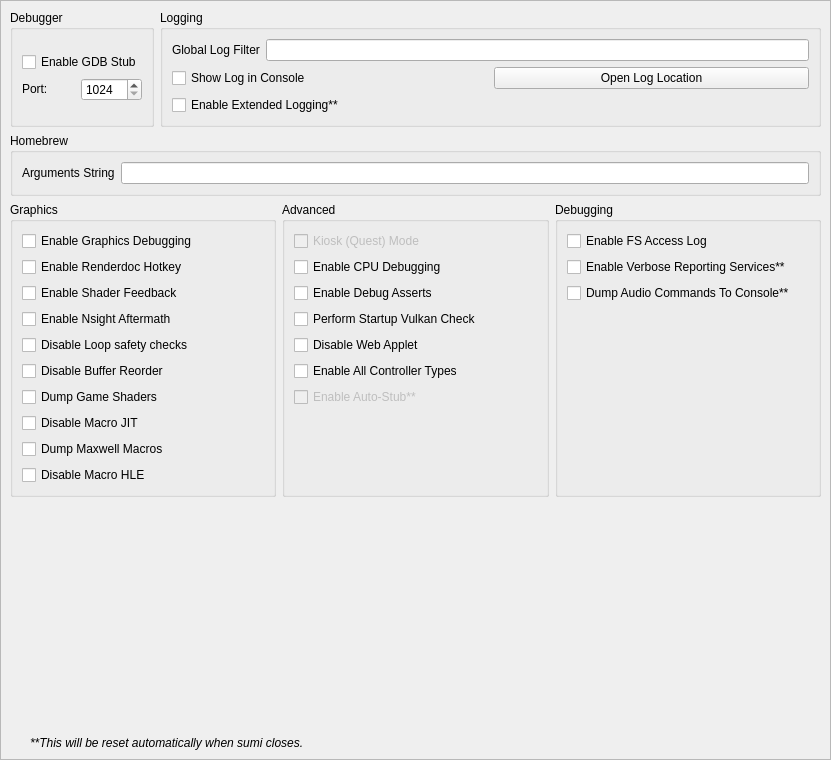
<?xml version="1.0" encoding="UTF-8"?>
<ui version="4.0">
    <class>ConfigureDebug</class>
    <widget class="QScrollArea" name="ConfigureDebug">
        <property name="geometry">
            <rect>
                <x>0</x>
                <y>0</y>
                <width>831</width>
                <height>760</height>
            </rect>
        </property>
        <property name="widgetResizable">
            <bool>true</bool>
        </property>
        <widget class="QWidget" name="widget">
            <property name="geometry">
                <rect>
                    <x>0</x>
                    <y>0</y>
                    <width>842</width>
                    <height>741</height>
                </rect>
            </property>
            <layout class="QVBoxLayout" name="verticalLayout_1">
                <item>
                    <layout class="QHBoxLayout" name="horizontalLayout">
                        <property name="topMargin">
                            <number>0</number>
                        </property>
                        <item>
                            <widget class="QGroupBox" name="groupBox">
                                <property name="sizePolicy">
                                    <sizepolicy hsizetype="Preferred" vsizetype="Preferred">
                                        <horstretch>0</horstretch>
                                        <verstretch>0</verstretch>
                                    </sizepolicy>
                                </property>
                                <property name="title">
                                    <string>Debugger</string>
                                </property>
                                <property name="alignment">
                                    <set>Qt::AlignLeading|Qt::AlignLeft|Qt::AlignTop</set>
                                </property>
                                <property name="flat">
                                    <bool>false</bool>
                                </property>
                                <property name="checkable">
                                    <bool>false</bool>
                                </property>
                                <layout class="QVBoxLayout" name="verticalLayout_3">
                                    <item>
                                        <widget class="QWidget" name="debug_widget" native="true">
                                            <property name="sizePolicy">
                                                <sizepolicy hsizetype="Preferred"
                                                    vsizetype="Maximum">
                                                    <horstretch>0</horstretch>
                                                    <verstretch>0</verstretch>
                                                </sizepolicy>
                                            </property>
                                            <layout class="QVBoxLayout" name="verticalLayout">
                                                <property name="sizeConstraint">
                                                    <enum>QLayout::SetDefaultConstraint</enum>
                                                </property>
                                                <property name="leftMargin">
                                                    <number>0</number>
                                                </property>
                                                <property name="topMargin">
                                                    <number>0</number>
                                                </property>
                                                <property name="rightMargin">
                                                    <number>0</number>
                                                </property>
                                                <property name="bottomMargin">
                                                    <number>0</number>
                                                </property>
                                                <item>
                                                    <widget class="QCheckBox" name="toggle_gdbstub">
                                                        <property name="sizePolicy">
                                                            <sizepolicy hsizetype="Maximum"
                                                                vsizetype="Maximum">
                                                                <horstretch>0</horstretch>
                                                                <verstretch>0</verstretch>
                                                            </sizepolicy>
                                                        </property>
                                                        <property name="text">
                                                            <string>Enable GDB Stub</string>
                                                        </property>
                                                    </widget>
                                                </item>
                                                <item>
                                                    <widget class="QWidget"
                                                        name="horizontalWidget_3" native="true">
                                                        <property name="sizePolicy">
                                                            <sizepolicy hsizetype="Preferred"
                                                                vsizetype="Maximum">
                                                                <horstretch>0</horstretch>
                                                                <verstretch>0</verstretch>
                                                            </sizepolicy>
                                                        </property>
                                                        <layout class="QHBoxLayout"
                                                            name="horizontalLayout_3">
                                                            <property name="leftMargin">
                                                                <number>0</number>
                                                            </property>
                                                            <property name="topMargin">
                                                                <number>0</number>
                                                            </property>
                                                            <property name="rightMargin">
                                                                <number>0</number>
                                                            </property>
                                                            <property name="bottomMargin">
                                                                <number>0</number>
                                                            </property>
                                                            <item>
                                                                <widget class="QLabel"
                                                                    name="label_11">
                                                                    <property name="sizePolicy">
                                                                        <sizepolicy
                                                                            hsizetype="Minimum"
                                                                            vsizetype="Maximum">
                                                                            <horstretch>0</horstretch>
                                                                            <verstretch>0</verstretch>
                                                                        </sizepolicy>
                                                                    </property>
                                                                    <property name="text">
                                                                        <string>Port:</string>
                                                                    </property>
                                                                </widget>
                                                            </item>
                                                            <item>
                                                                <widget class="QSpinBox"
                                                                    name="gdbport_spinbox">
                                                                    <property name="sizePolicy">
                                                                        <sizepolicy
                                                                            hsizetype="Preferred"
                                                                            vsizetype="Maximum">
                                                                            <horstretch>0</horstretch>
                                                                            <verstretch>0</verstretch>
                                                                        </sizepolicy>
                                                                    </property>
                                                                    <property name="minimum">
                                                                        <number>1024</number>
                                                                    </property>
                                                                    <property name="maximum">
                                                                        <number>65535</number>
                                                                    </property>
                                                                </widget>
                                                            </item>
                                                        </layout>
                                                    </widget>
                                                </item>
                                            </layout>
                                        </widget>
                                    </item>
                                </layout>
                            </widget>
                        </item>
                        <item>
                            <widget class="QGroupBox" name="groupBox_2">
                                <property name="sizePolicy">
                                    <sizepolicy hsizetype="Expanding" vsizetype="Preferred">
                                        <horstretch>0</horstretch>
                                        <verstretch>0</verstretch>
                                    </sizepolicy>
                                </property>
                                <property name="title">
                                    <string>Logging</string>
                                </property>
                                <layout class="QGridLayout" name="gridLayout_1">
                                    <item row="1" column="1">
                                        <widget class="QPushButton" name="open_log_button">
                                            <property name="text">
                                                <string>Open Log Location</string>
                                            </property>
                                        </widget>
                                    </item>
                                    <item row="0" column="0" colspan="2">
                                        <widget class="QWidget" name="logging_widget" native="true">
                                            <property name="sizePolicy">
                                                <sizepolicy hsizetype="Preferred"
                                                    vsizetype="Maximum">
                                                    <horstretch>0</horstretch>
                                                    <verstretch>0</verstretch>
                                                </sizepolicy>
                                            </property>
                                            <layout class="QHBoxLayout" name="horizontalLayout_1">
                                                <property name="leftMargin">
                                                    <number>0</number>
                                                </property>
                                                <property name="topMargin">
                                                    <number>0</number>
                                                </property>
                                                <property name="rightMargin">
                                                    <number>0</number>
                                                </property>
                                                <property name="bottomMargin">
                                                    <number>0</number>
                                                </property>
                                                <item>
                                                    <widget class="QLabel" name="label_1">
                                                        <property name="sizePolicy">
                                                            <sizepolicy hsizetype="Preferred"
                                                                vsizetype="Preferred">
                                                                <horstretch>0</horstretch>
                                                                <verstretch>0</verstretch>
                                                            </sizepolicy>
                                                        </property>
                                                        <property name="text">
                                                            <string>Global Log Filter</string>
                                                        </property>
                                                    </widget>
                                                </item>
                                                <item>
                                                    <widget class="QLineEdit" name="log_filter_edit" />
                                                </item>
                                            </layout>
                                        </widget>
                                    </item>
                                    <item row="2" column="0">
                                        <widget class="QCheckBox" name="extended_logging">
                                            <property name="enabled">
                                                <bool>true</bool>
                                            </property>
                                            <property name="toolTip">
                                                <string>When checked, the max size of the log
                                                    increases from 100 MB to 1 GB</string>
                                            </property>
                                            <property name="text">
                                                <string>Enable Extended Logging**</string>
                                            </property>
                                        </widget>
                                    </item>
                                    <item row="1" column="0">
                                        <widget class="QCheckBox" name="toggle_console">
                                            <property name="text">
                                                <string>Show Log in Console</string>
                                            </property>
                                        </widget>
                                    </item>
                                </layout>
                            </widget>
                        </item>
                    </layout>
                </item>
                <item>
                    <widget class="QGroupBox" name="groupBox_3">
                        <property name="title">
                            <string>Homebrew</string>
                        </property>
                        <layout class="QVBoxLayout" name="verticalLayout_5">
                            <item>
                                <layout class="QHBoxLayout" name="horizontalLayout_4">
                                    <item>
                                        <widget class="QLabel" name="label_3">
                                            <property name="text">
                                                <string>Arguments String</string>
                                            </property>
                                        </widget>
                                    </item>
                                    <item>
                                        <widget class="QLineEdit" name="homebrew_args_edit" />
                                    </item>
                                </layout>
                            </item>
                        </layout>
                    </widget>
                </item>
                <item>
                    <layout class="QHBoxLayout" name="horizontalLayout_2">
                        <item>
                            <widget class="QGroupBox" name="groupBox_4">
                                <property name="title">
                                    <string>Graphics</string>
                                </property>
                                <layout class="QGridLayout" name="gridLayout_2">
                                    <item row="4" column="0">
                                        <widget class="QCheckBox" name="disable_loop_safety_checks">
                                            <property name="toolTip">
                                                <string>When checked, it executes shaders without
                                                    loop logic changes</string>
                                            </property>
                                            <property name="text">
                                                <string>Disable Loop safety checks</string>
                                            </property>
                                        </widget>
                                    </item>
                                    <item row="8" column="0">
                                        <widget class="QCheckBox" name="dump_macros">
                                            <property name="enabled">
                                                <bool>true</bool>
                                            </property>
                                            <property name="toolTip">
                                                <string>When checked, it will dump all the macro
                                                    programs of the GPU</string>
                                            </property>
                                            <property name="text">
                                                <string>Dump Maxwell Macros</string>
                                            </property>
                                        </widget>
                                    </item>
                                    <item row="3" column="0">
                                        <widget class="QCheckBox" name="enable_nsight_aftermath">
                                            <property name="toolTip">
                                                <string>When checked, it enables Nsight Aftermath
                                                    crash dumps</string>
                                            </property>
                                            <property name="text">
                                                <string>Enable Nsight Aftermath</string>
                                            </property>
                                        </widget>
                                    </item>
                                    <item row="6" column="0">
                                        <widget class="QCheckBox" name="dump_shaders">
                                            <property name="enabled">
                                                <bool>true</bool>
                                            </property>
                                            <property name="toolTip">
                                                <string>When checked, it will dump all the original
                                                    assembler shaders from the disk shader cache or
                                                    game as found</string>
                                            </property>
                                            <property name="text">
                                                <string>Dump Game Shaders</string>
                                            </property>
                                        </widget>
                                    </item>
                                    <item row="1" column="0">
                                        <widget class="QCheckBox" name="enable_renderdoc_hotkey">
                                            <property name="text">
                                                <string>Enable Renderdoc Hotkey</string>
                                            </property>
                                        </widget>
                                    </item>
                                    <item row="7" column="0">
                                        <widget class="QCheckBox" name="disable_macro_jit">
                                            <property name="enabled">
                                                <bool>true</bool>
                                            </property>
                                            <property name="toolTip">
                                                <string>When checked, it disables the macro Just In
                                                    Time compiler. Enabling this makes games run
                                                    slower</string>
                                            </property>
                                            <property name="text">
                                                <string>Disable Macro JIT</string>
                                            </property>
                                        </widget>
                                    </item>
                                    <item row="9" column="0">
                                        <widget class="QCheckBox" name="disable_macro_hle">
                                            <property name="enabled">
                                                <bool>true</bool>
                                            </property>
                                            <property name="toolTip">
                                                <string>When checked, it disables the macro HLE
                                                    functions. Enabling this makes games run slower</string>
                                            </property>
                                            <property name="text">
                                                <string>Disable Macro HLE</string>
                                            </property>
                                        </widget>
                                    </item>
                                    <item row="0" column="0">
                                        <widget class="QCheckBox" name="enable_graphics_debugging">
                                            <property name="enabled">
                                                <bool>true</bool>
                                            </property>
                                            <property name="toolTip">
                                                <string>When checked, the graphics API enters a
                                                    slower debugging mode</string>
                                            </property>
                                            <property name="text">
                                                <string>Enable Graphics Debugging</string>
                                            </property>
                                        </widget>
                                    </item>
                                    <item row="10" column="0">
                                        <spacer name="verticalSpacer_5">
                                            <property name="orientation">
                                                <enum>Qt::Vertical</enum>
                                            </property>
                                            <property name="sizeType">
                                                <enum>QSizePolicy::Preferred</enum>
                                            </property>
                                            <property name="sizeHint" stdset="0">
                                                <size>
                                                    <width>20</width>
                                                    <height>0</height>
                                                </size>
                                            </property>
                                        </spacer>
                                    </item>
                                    <item row="2" column="0">
                                        <widget class="QCheckBox" name="enable_shader_feedback">
                                            <property name="toolTip">
                                                <string>When checked, sumi will log statistics about
                                                    the compiled pipeline cache</string>
                                            </property>
                                            <property name="text">
                                                <string>Enable Shader Feedback</string>
                                            </property>
                                        </widget>
                                    </item>
                                    <item row="5" column="0">
                                        <widget class="QCheckBox" name="disable_buffer_reorder">
                                            <property name="toolTip">
                                                <string>&lt;html&gt;&lt;head/&gt;&lt;body&gt;&lt;p&gt;When
                                                    checked, disables reordering of mapped memory
                                                    uploads which allows to associate uploads with
                                                    specific draws. May reduce performance in some
                                                    cases.&lt;/p&gt;&lt;/body&gt;&lt;/html&gt;</string>
                                            </property>
                                            <property name="text">
                                                <string>Disable Buffer Reorder</string>
                                            </property>
                                        </widget>
                                    </item>
                                </layout>
                            </widget>
                        </item>
                        <item>
                            <widget class="QGroupBox" name="groupBox_6">
                                <property name="title">
                                    <string>Advanced</string>
                                </property>
                                <layout class="QGridLayout" name="gridLayout_4">
                                    <item row="3" column="0">
                                        <widget class="QCheckBox" name="perform_vulkan_check">
                                            <property name="toolTip">
                                                <string>Enables sumi to check for a working Vulkan
                                                    environment when the program starts up. Disable
                                                    this if this is causing issues with external
                                                    programs seeing sumi.</string>
                                            </property>
                                            <property name="text">
                                                <string>Perform Startup Vulkan Check</string>
                                            </property>
                                        </widget>
                                    </item>
                                    <item row="4" column="0">
                                        <widget class="QCheckBox" name="disable_web_applet">
                                            <property name="text">
                                                <string>Disable Web Applet</string>
                                            </property>
                                        </widget>
                                    </item>
                                    <item row="5" column="0">
                                        <widget class="QCheckBox" name="enable_all_controllers">
                                            <property name="text">
                                                <string>Enable All Controller Types</string>
                                            </property>
                                        </widget>
                                    </item>
                                    <item row="6" column="0">
                                        <widget class="QCheckBox" name="use_auto_stub">
                                            <property name="enabled">
                                                <bool>false</bool>
                                            </property>
                                            <property name="toolTip">
                                                <string>This feature has been disabled.</string>
                                            </property>
                                            <property name="text">
                                                <string>Enable Auto-Stub**</string>
                                            </property>
                                        </widget>
                                    </item>
                                    <item row="0" column="0">
                                        <widget class="QCheckBox" name="quest_flag">
                                            <property name="enabled">
                                                <bool>false</bool>
                                            </property>
                                            <property name="toolTip">
                                                <string>This feature has been disabled.</string>
                                            </property>
                                            <property name="text">
                                                <string>Kiosk (Quest) Mode</string>
                                            </property>
                                        </widget>
                                    </item>
                                    <item row="1" column="0">
                                        <widget class="QCheckBox" name="enable_cpu_debugging">
                                            <property name="text">
                                                <string>Enable CPU Debugging</string>
                                            </property>
                                        </widget>
                                    </item>
                                    <item row="2" column="0">
                                        <widget class="QCheckBox" name="use_debug_asserts">
                                            <property name="text">
                                                <string>Enable Debug Asserts</string>
                                            </property>
                                        </widget>
                                    </item>
                                    <item row="7" column="0">
                                        <spacer name="verticalSpacer_4">
                                            <property name="orientation">
                                                <enum>Qt::Vertical</enum>
                                            </property>
                                            <property name="sizeType">
                                                <enum>QSizePolicy::Expanding</enum>
                                            </property>
                                            <property name="sizeHint" stdset="0">
                                                <size>
                                                    <width>20</width>
                                                    <height>0</height>
                                                </size>
                                            </property>
                                        </spacer>
                                    </item>
                                </layout>
                            </widget>
                        </item>
                        <item>
                            <widget class="QGroupBox" name="groupBox_5">
                                <property name="title">
                                    <string>Debugging</string>
                                </property>
                                <layout class="QGridLayout" name="gridLayout_3">
                                    <item row="0" column="0">
                                        <widget class="QCheckBox" name="fs_access_log">
                                            <property name="text">
                                                <string>Enable FS Access Log</string>
                                            </property>
                                        </widget>
                                    </item>
                                    <item row="3" column="0">
                                        <widget class="QCheckBox" name="dump_audio_commands">
                                            <property name="toolTip">
                                                <string>Enable this to output the latest generated
                                                    audio command list to the console. Only affects
                                                    games using the audio renderer.</string>
                                            </property>
                                            <property name="text">
                                                <string>Dump Audio Commands To Console**</string>
                                            </property>
                                        </widget>
                                    </item>
                                    <item row="2" column="0">
                                        <widget class="QCheckBox" name="reporting_services">
                                            <property name="text">
                                                <string>Enable Verbose Reporting Services**</string>
                                            </property>
                                        </widget>
                                    </item>
                                    <item row="5" column="0">
                                        <spacer name="verticalSpacer_3">
                                            <property name="orientation">
                                                <enum>Qt::Vertical</enum>
                                            </property>
                                            <property name="sizeType">
                                                <enum>QSizePolicy::Expanding</enum>
                                            </property>
                                            <property name="sizeHint" stdset="0">
                                                <size>
                                                    <width>20</width>
                                                    <height>0</height>
                                                </size>
                                            </property>
                                        </spacer>
                                    </item>
                                </layout>
                            </widget>
                        </item>
                    </layout>
                </item>
                <item>
                    <spacer name="verticalSpacer">
                        <property name="orientation">
                            <enum>Qt::Vertical</enum>
                        </property>
                        <property name="sizeHint" stdset="0">
                            <size>
                                <width>20</width>
                                <height>0</height>
                            </size>
                        </property>
                    </spacer>
                </item>
                <item>
                    <widget class="QLabel" name="label_5">
                        <property name="sizePolicy">
                            <sizepolicy hsizetype="Expanding" vsizetype="Preferred">
                                <horstretch>0</horstretch>
                                <verstretch>0</verstretch>
                            </sizepolicy>
                        </property>
                        <property name="font">
                            <font>
                                <italic>true</italic>
                            </font>
                        </property>
                        <property name="text">
                            <string>**This will be reset automatically when sumi closes.</string>
                        </property>
                        <property name="indent">
                            <number>20</number>
                        </property>
                    </widget>
                </item>
            </layout>
        </widget>
    </widget>
    <tabstops>
        <tabstop>log_filter_edit</tabstop>
        <tabstop>toggle_console</tabstop>
        <tabstop>extended_logging</tabstop>
        <tabstop>open_log_button</tabstop>
        <tabstop>homebrew_args_edit</tabstop>
        <tabstop>enable_graphics_debugging</tabstop>
        <tabstop>enable_shader_feedback</tabstop>
        <tabstop>enable_nsight_aftermath</tabstop>
        <tabstop>fs_access_log</tabstop>
        <tabstop>reporting_services</tabstop>
        <tabstop>quest_flag</tabstop>
        <tabstop>enable_cpu_debugging</tabstop>
        <tabstop>use_debug_asserts</tabstop>
    </tabstops>
    <resources />
    <connections />
</ui>
